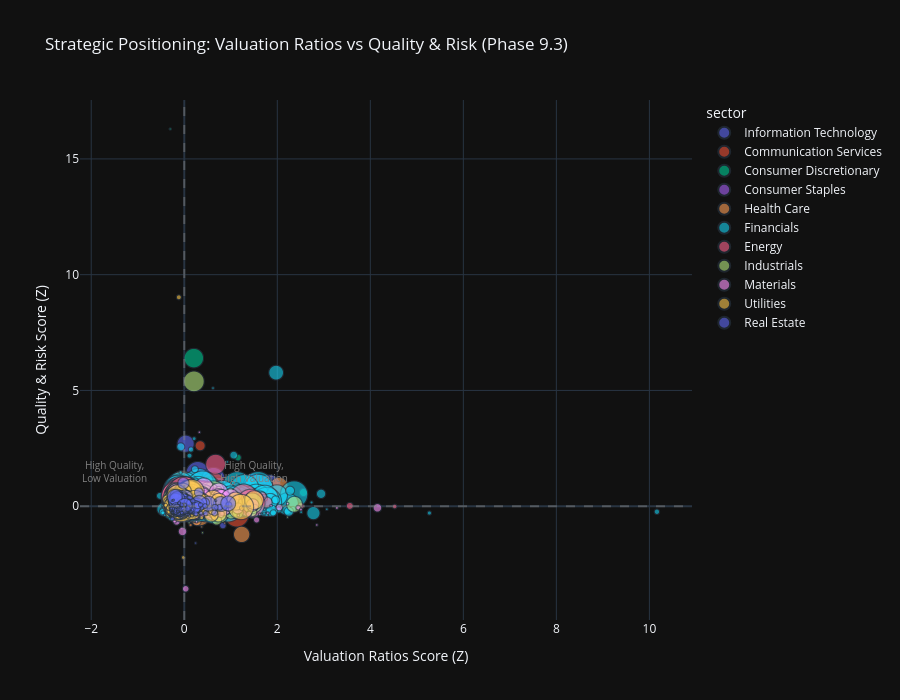

Notebook cell for this chart:
### Code cell
# Visualization 5: Category-Sector Bubble Chart (Value vs Quality Trade-offs)
print("\n📊 Category-Sector Bubble Chart:")

# Create scatter plot comparing two key categories with sector coloring
if 'category_score_matrix' in locals() and not category_score_matrix.empty:
    # Select two categories for comparison (e.g., Valuation vs Quality)
    categories_list = list(category_score_matrix.columns)

    # Default to Valuation Ratios (cat 2) vs Quality & Risk (cat 4) if available
    x_category = 'Valuation Ratios' if 'Valuation Ratios' in categories_list else categories_list[0]
    y_category = 'Quality & Risk' if 'Quality & Risk' in categories_list else (
        categories_list[1] if len(categories_list) > 1 else categories_list[0]
    )

    # Prepare data for bubble chart
    bubble_data = pd.DataFrame({
        x_category: category_score_matrix[x_category],
        y_category: category_score_matrix[y_category],
        'sector': all_stocks_scaled['sector'].values,
        'ticker': all_stocks_scaled.get('ticker', range(len(category_score_matrix))),
        'market_cap': all_stocks_imputed.get('market_cap', 100)  # Use raw (unscaled) data for bubble size
        }).dropna()

    # Create bubble chart
    fig_bubble = px.scatter(
            bubble_data,
            x=x_category,
            y=y_category,
            color='sector',
            size='market_cap',
            hover_data=['ticker'],
            title=f"Strategic Positioning: {x_category} vs {y_category} (Phase 9.3)",
            labels={
                x_category: f"{x_category} Score (Z)",
                y_category: f"{y_category} Score (Z)"
                },
            size_max=30,
            opacity=0.6
            )

    # Add quadrant lines
    fig_bubble.add_hline(y=0, line_dash="dash", line_color="gray", opacity=0.5)
    fig_bubble.add_vline(x=0, line_dash="dash", line_color="gray", opacity=0.5)

    # Add quadrant labels
    fig_bubble.add_annotation(
            text="High Quality,<br>High Valuation", x=1.5, y=1.5,
            showarrow=False, font=dict(size=10, color="gray")
            )
    fig_bubble.add_annotation(
            text="High Quality,<br>Low Valuation", x=-1.5, y=1.5,
            showarrow=False, font=dict(size=10, color="gray")
            )

    fig_bubble.update_layout(height=700)

    fig_bubble.show()
    output_path = eda_output_dir / "phase93_category_sector_bubble_chart.html"
    fig_bubble.write_html(output_path)

    print(f"\n✓ Category-sector bubble chart complete")
    print(f"  X-axis: {x_category}")
    print(f"  Y-axis: {y_category}")
    print(f"  Data points: {len(bubble_data)}")
    print(f"  Output: {output_path}")

    # Identify quadrants
    q1 = bubble_data[(bubble_data[x_category] > 0) & (bubble_data[y_category] > 0)]
    q2 = bubble_data[(bubble_data[x_category] < 0) & (bubble_data[y_category] > 0)]
    q3 = bubble_data[(bubble_data[x_category] < 0) & (bubble_data[y_category] < 0)]
    q4 = bubble_data[(bubble_data[x_category] > 0) & (bubble_data[y_category] < 0)]

    print(f"\n  📍 Quadrant Distribution:")
    print(f"    Q1 (High Val, High Qual): {len(q1)} stocks ({len(q1) / len(bubble_data) * 100:.1f}%)")
    print(
            f"    Q2 (Low Val, High Qual): {len(q2)} stocks ({len(q2) / len(bubble_data) * 100:.1f}%) - Value opportunities")
    print(f"    Q3 (Low Val, Low Qual): {len(q3)} stocks ({len(q3) / len(bubble_data) * 100:.1f}%)")
    print(f"    Q4 (High Val, Low Qual): {len(q4)} stocks ({len(q4) / len(bubble_data) * 100:.1f}%) - Risk flags")
else:
    print("  ⚠️ No category score data available for bubble chart")

### Figure 1 — Plotly figure (JSON) as saved in the notebook; plotly's stock layout.template omitted (floating-point values rounded to 4 significant figures; data arrays with more than 128 entries replaced by an {"elided": "..."} marker saying what was removed)
{"data": [{"customdata": {"elided": "862x1 str values"}, "hovertemplate": "sector=Information Technology<br>Valuation Ratios Score (Z)=%{x}<br>Quality & Risk Score (Z)=%{y}<br>market_cap=%{marker.size}<br>ticker=%{customdata[0]}<extra></extra>", "legendgroup": "Information Technology", "marker": {"color": "#636efa", "opacity": 0.6, "size": {"elided": "862 float values"}, "sizemode": "area", "sizeref": 51.47, "symbol": "circle"}, "mode": "markers", "name": "Information Technology", "showlegend": true, "x": {"elided": "862 float values"}, "xaxis": "x", "y": {"elided": "862 float values"}, "yaxis": "y", "type": "scattergl"}, {"customdata": {"elided": "334x1 str values"}, "hovertemplate": "sector=Communication Services<br>Valuation Ratios Score (Z)=%{x}<br>Quality & Risk Score (Z)=%{y}<br>market_cap=%{marker.size}<br>ticker=%{customdata[0]}<extra></extra>", "legendgroup": "Communication Services", "marker": {"color": "#EF553B", "opacity": 0.6, "size": {"elided": "334 float values"}, "sizemode": "area", "sizeref": 51.47, "symbol": "circle"}, "mode": "markers", "name": "Communication Services", "showlegend": true, "x": {"elided": "334 float values"}, "xaxis": "x", "y": {"elided": "334 float values"}, "yaxis": "y", "type": "scattergl"}, {"customdata": {"elided": "845x1 str values"}, "hovertemplate": "sector=Consumer Discretionary<br>Valuation Ratios Score (Z)=%{x}<br>Quality & Risk Score (Z)=%{y}<br>market_cap=%{marker.size}<br>ticker=%{customdata[0]}<extra></extra>", "legendgroup": "Consumer Discretionary", "marker": {"color": "#00cc96", "opacity": 0.6, "size": {"elided": "845 float values"}, "sizemode": "area", "sizeref": 51.47, "symbol": "circle"}, "mode": "markers", "name": "Consumer Discretionary", "showlegend": true, "x": {"elided": "845 float values"}, "xaxis": "x", "y": {"elided": "845 float values"}, "yaxis": "y", "type": "scattergl"}, {"customdata": {"elided": "516x1 str values"}, "hovertemplate": "sector=Consumer Staples<br>Valuation Ratios Score (Z)=%{x}<br>Quality & Risk Score (Z)=%{y}<br>market_cap=%{marker.size}<br>ticker=%{customdata[0]}<extra></extra>", "legendgroup": "Consumer Staples", "marker": {"color": "#ab63fa", "opacity": 0.6, "size": {"elided": "516 float values"}, "sizemode": "area", "sizeref": 51.47, "symbol": "circle"}, "mode": "markers", "name": "Consumer Staples", "showlegend": true, "x": {"elided": "516 float values"}, "xaxis": "x", "y": {"elided": "516 float values"}, "yaxis": "y", "type": "scattergl"}, {"customdata": {"elided": "696x1 str values"}, "hovertemplate": "sector=Health Care<br>Valuation Ratios Score (Z)=%{x}<br>Quality & Risk Score (Z)=%{y}<br>market_cap=%{marker.size}<br>ticker=%{customdata[0]}<extra></extra>", "legendgroup": "Health Care", "marker": {"color": "#FFA15A", "opacity": 0.6, "size": {"elided": "696 float values"}, "sizemode": "area", "sizeref": 51.47, "symbol": "circle"}, "mode": "markers", "name": "Health Care", "showlegend": true, "x": {"elided": "696 float values"}, "xaxis": "x", "y": {"elided": "696 float values"}, "yaxis": "y", "type": "scattergl"}, {"customdata": {"elided": "976x1 str values"}, "hovertemplate": "sector=Financials<br>Valuation Ratios Score (Z)=%{x}<br>Quality & Risk Score (Z)=%{y}<br>market_cap=%{marker.size}<br>ticker=%{customdata[0]}<extra></extra>", "legendgroup": "Financials", "marker": {"color": "#19d3f3", "opacity": 0.6, "size": {"elided": "976 float values"}, "sizemode": "area", "sizeref": 51.47, "symbol": "circle"}, "mode": "markers", "name": "Financials", "showlegend": true, "x": {"elided": "976 float values"}, "xaxis": "x", "y": {"elided": "976 float values"}, "yaxis": "y", "type": "scattergl"}, {"customdata": {"elided": "293x1 str values"}, "hovertemplate": "sector=Energy<br>Valuation Ratios Score (Z)=%{x}<br>Quality & Risk Score (Z)=%{y}<br>market_cap=%{marker.size}<br>ticker=%{customdata[0]}<extra></extra>", "legendgroup": "Energy", "marker": {"color": "#FF6692", "opacity": 0.6, "size": {"elided": "293 float values"}, "sizemode": "area", "sizeref": 51.47, "symbol": "circle"}, "mode": "markers", "name": "Energy", "showlegend": true, "x": {"elided": "293 float values"}, "xaxis": "x", "y": {"elided": "293 float values"}, "yaxis": "y", "type": "scattergl"}, {"customdata": {"elided": "1310x1 str values"}, "hovertemplate": "sector=Industrials<br>Valuation Ratios Score (Z)=%{x}<br>Quality & Risk Score (Z)=%{y}<br>market_cap=%{marker.size}<br>ticker=%{customdata[0]}<extra></extra>", "legendgroup": "Industrials", "marker": {"color": "#B6E880", "opacity": 0.6, "size": {"elided": "1310 float values"}, "sizemode": "area", "sizeref": 51.47, "symbol": "circle"}, "mode": "markers", "name": "Industrials", "showlegend": true, "x": {"elided": "1310 float values"}, "xaxis": "x", "y": {"elided": "1310 float values"}, "yaxis": "y", "type": "scattergl"}, {"customdata": {"elided": "631x1 str values"}, "hovertemplate": "sector=Materials<br>Valuation Ratios Score (Z)=%{x}<br>Quality & Risk Score (Z)=%{y}<br>market_cap=%{marker.size}<br>ticker=%{customdata[0]}<extra></extra>", "legendgroup": "Materials", "marker": {"color": "#FF97FF", "opacity": 0.6, "size": {"elided": "631 float values"}, "sizemode": "area", "sizeref": 51.47, "symbol": "circle"}, "mode": "markers", "name": "Materials", "showlegend": true, "x": {"elided": "631 float values"}, "xaxis": "x", "y": {"elided": "631 float values"}, "yaxis": "y", "type": "scattergl"}, {"customdata": {"elided": "241x1 str values"}, "hovertemplate": "sector=Utilities<br>Valuation Ratios Score (Z)=%{x}<br>Quality & Risk Score (Z)=%{y}<br>market_cap=%{marker.size}<br>ticker=%{customdata[0]}<extra></extra>", "legendgroup": "Utilities", "marker": {"color": "#FECB52", "opacity": 0.6, "size": {"elided": "241 float values"}, "sizemode": "area", "sizeref": 51.47, "symbol": "circle"}, "mode": "markers", "name": "Utilities", "showlegend": true, "x": {"elided": "241 float values"}, "xaxis": "x", "y": {"elided": "241 float values"}, "yaxis": "y", "type": "scattergl"}, {"customdata": {"elided": "234x1 str values"}, "hovertemplate": "sector=Real Estate<br>Valuation Ratios Score (Z)=%{x}<br>Quality & Risk Score (Z)=%{y}<br>market_cap=%{marker.size}<br>ticker=%{customdata[0]}<extra></extra>", "legendgroup": "Real Estate", "marker": {"color": "#636efa", "opacity": 0.6, "size": {"elided": "234 float values"}, "sizemode": "area", "sizeref": 51.47, "symbol": "circle"}, "mode": "markers", "name": "Real Estate", "showlegend": true, "x": {"elided": "234 float values"}, "xaxis": "x", "y": {"elided": "234 float values"}, "yaxis": "y", "type": "scattergl"}], "layout": {"xaxis": {"anchor": "y", "domain": [0.0, 1.0], "title": {"text": "Valuation Ratios Score (Z)"}}, "yaxis": {"anchor": "x", "domain": [0.0, 1.0], "title": {"text": "Quality & Risk Score (Z)"}}, "legend": {"title": {"text": "sector"}, "tracegroupgap": 0, "itemsizing": "constant"}, "title": {"text": "Strategic Positioning: Valuation Ratios vs Quality & Risk (Phase 9.3)"}, "shapes": [{"line": {"color": "gray", "dash": "dash"}, "opacity": 0.5, "type": "line", "x0": 0, "x1": 1, "xref": "x domain", "y0": 0, "y1": 0, "yref": "y"}, {"line": {"color": "gray", "dash": "dash"}, "opacity": 0.5, "type": "line", "x0": 0, "x1": 0, "xref": "x", "y0": 0, "y1": 1, "yref": "y domain"}], "annotations": [{"font": {"color": "gray", "size": 10}, "showarrow": false, "text": "High Quality,<br>High Valuation", "x": 1.5, "y": 1.5}, {"font": {"color": "gray", "size": 10}, "showarrow": false, "text": "High Quality,<br>Low Valuation", "x": -1.5, "y": 1.5}], "height": 700}}
